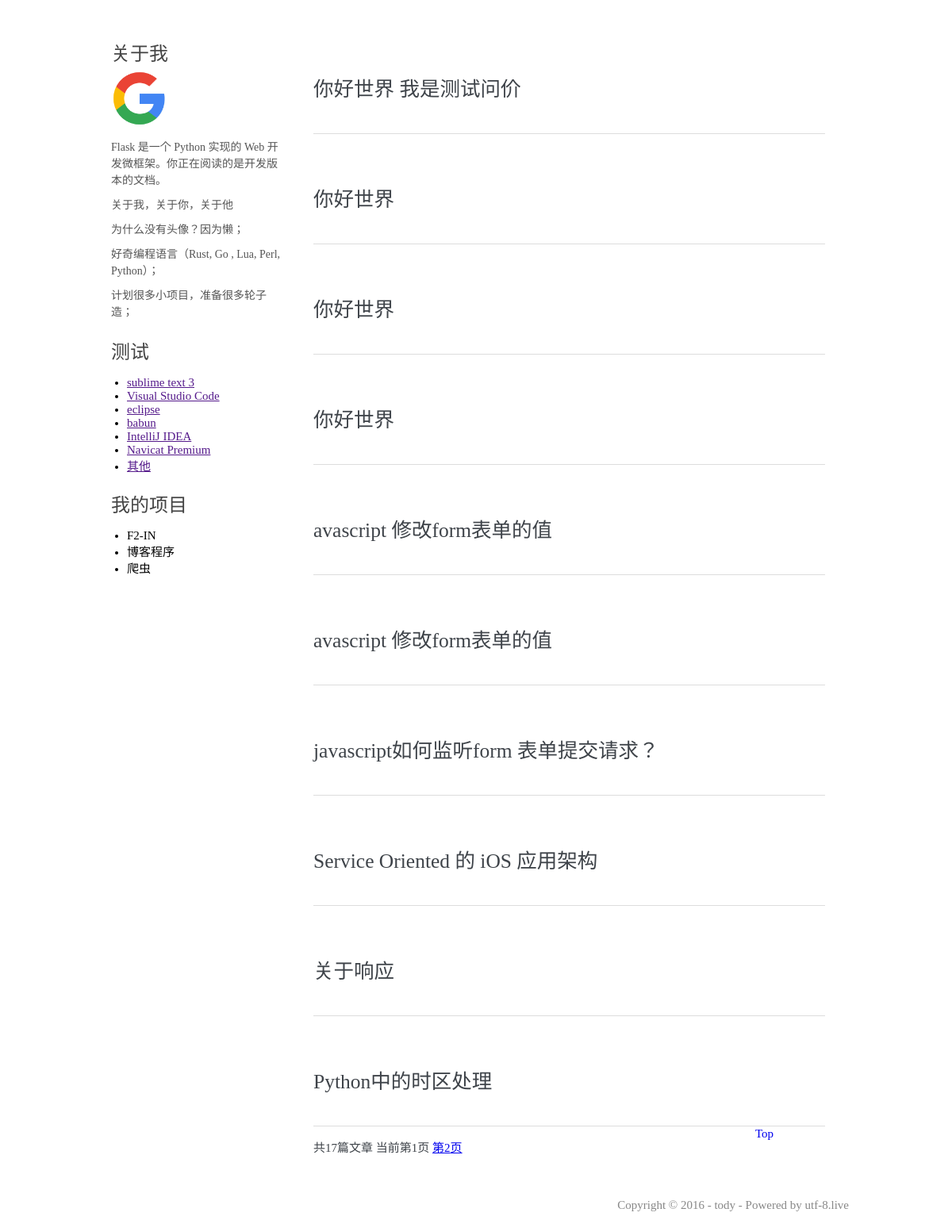
The page / on the database its author committed.
### app/models/box.py (models this page shows, shortened)
class Box(db.Model):
    __tablename__ = 'box'
    id = db.Column(db.Integer, primary_key = True)
    name = db.Column(db.String(120))
    content = db.Column(db.Text)
    type = db.Column(db.Text)
    order = db.Column(db.Integer)

### app/models/post.py (models this page shows, shortened)
class Post(db.Model):
    __tablename__ = 'post'
    id = db.Column(db.Integer, primary_key = True)
    title = db.Column(db.String(120))
    content = db.Column(db.Text)
    created = db.Column(db.DateTime, default=db.func.now())

### app/views.py (the view)
@app.route('/', methods=['GET'])
@app.route('/page/<int:page>', methods=['GET'])
def index(page = 1):
    pagination = Post.query.order_by(Post.id.desc()).paginate(page, per_page = POSTS_PER_PAGE, error_out = False)
    items = pagination.items
    index_boxs = Box.query.filter_by(type="index")
    if len(items) < 1:
        return render_template('404.html'), 404
    return render_template("index.html",
                           title = "主页",
                           posts = items,
                           boxs = index_boxs,
                           total = pagination.total,
                           page = pagination.page,
                           per_page = pagination.per_page)

### app/templates/index.html (shortened to what this page needs)
{% extends "components/base.html" %}
{% block sidebaer %}
    {% for b in boxs %}
    <div class="box">
        <header>
            <h3>
                {{b['name']}}
            </h3>
        </header>
        <sections>
            {% autoescape false %}
            {{b['content']}}
            {% endautoescape %}
        </sections>
    </div>
    {% endfor %}
{% endblock %}
{% block body %}
    {% for p in posts %}
    <article class="i-a">
        <h3 class="i-t">
            <a href="/post/{{p['id']}}">
                {{p['title']}}
            </a>
        </h3>
    </article>
    {% endfor %}
    <div class="pagenav">
        <span>
            共{{total}}篇文章 当前第{{page}}页
            {% if page == 1 %}
                <a href="/page/{{page + 1}}">第{{page + 1}}页</a>
            {% endif %}
        </span>
    </div>
{% endblock %}

### app/templates/components/base.html (shortened to what this page needs)
<!DOCTYPE html>
<html lang="en">
<head>
    <link href="/static/css/pure-min.css" rel="stylesheet" type="text/css" />
    <link href="/static/css/style.css" rel="stylesheet" type="text/css" />
</head>
<body>
    <div class="document">
        <div class="documentwrapper">
            <div class="pure-g main">
                <div class="pure-u-6-24">
                    <aside class="sidebar">
                    {% block sidebaer %}{% endblock %}
                    </aside>
                </div>
                <div class="pure-u-18-24">
                    <div class="body">
                        {% block body %}
                        {% endblock %}
                    </div>
                </div>
            </div>
            {% block footer %}
            <footer>
                Copyright © 2016 - tody - Powered by utf-8.live
            </footer>
            {% endblock %}
        </div>
    </div>
    <a href="#top" class="gotop">Top</a>
</body>
</html>

### app/static/css/pure-min.css (style rules this page uses)
html { font-family:sans-serif;-ms-text-size-adjust:100%;-webkit-text-size-adjust:100% }
body { margin:0 }
article,aside,details,figcaption,figure,footer,header,hgroup,main,menu,nav,section,summary { display:block }
a { background-color:transparent }
img { border:0 }
.pure-g { letter-spacing:-.31em;*letter-spacing:normal;*word-spacing:-.43em;text-rendering:optimizespeed;font-family:FreeSans,Arimo,"Droid Sans",Helvetica,Arial,sans-serif;display:-webkit-flex;-webkit-flex-flow:row wrap;display:-ms-flexbox;-ms-flex-flow:row wrap;-ms-align-content:flex-start;-webkit-align-content:flex-start;align-content:flex-start }
.pure-g [class *="pure-u"] { font-family:sans-serif }
.pure-u-1,.pure-u-1-1,.pure-u-1-2,.pure-u-1-3,.pure-u-2-3,.pure-u-1-4,.pure-u-3-4,.pure-u-1-5,.pure-u-2-5,.pure-u-3-5,.pure-u-4-5,.pure-u-5-5,.pure-u-1-6,.pure-u-5-6,.pure-u-1-8,.pure-u-3-8,.pure-u-5-8,.pure-u-7-8,.pure-u-1-12,.pure-u-5-12,.pure-u-7-12,.pure-u-11-12,.pure-u-1-24,.pure-u-2-24,.pure-u-3-24,.pure-u-4-24,.pure-u-5-24,.pure-u-6-24,.pure-u-7-24,.pure-u-8-24,.pure-u-9-24,.pure-u-10-24,.pure-u-11-24,.pure-u-12-24,.pure-u-13-24,.pure-u-14-24,.pure-u-15-24,.pure-u-16-24,.pure-u-17-24,.pure-u-18-24,.pure-u-19-24,.pure-u-20-24,.pure-u-21-24,.pure-u-22-24,.pure-u-23-24,.pure-u-24-24 { display:inline-block;*display:inline;zoom:1;letter-spacing:normal;word-spacing:normal;vertical-align:top;text-rendering:auto }
.pure-u-1-4,.pure-u-6-24 { width:25%;*width:24.969% }
.pure-u-3-4,.pure-u-18-24 { width:75%;*width:74.969% }

### app/static/css/style.css (style rules this page uses)
body { font-family: 'Georgia', serif; font-size: 17px; background-color: white; color: #000; margin: 0; padding: 0; }
div.document { min-height:100%; width: 940px; margin: 30px auto 0 auto; }
div.documentwrapper { float: left; width: 100%; }
aside.sidebar { padding: 18px 10px; }
.box header h3,h2,h1,h5,h4 { margin: 0 0 5px 0; font-family: 'Garamond', 'Georgia', serif; color: #444; font-weight: normal; padding: 0; }
.box header h3 { font-size: 24px; }
.box sections { font-size:14px; }
.box sections p { line-height: 1.5; color: #555; margin: 10px 0; }
.box sections ul { font-size:15px; display: block; list-style-type: disc; -webkit-margin-before: 1em; -webkit-margin-after: 1em; -webkit-margin-start: 0px; -webkit-margin-end: 0px; -webkit-padding-start: 20px; }
.box { margin-bottom:20px; }
.pure-g [class *="pure-u"] { font-family: 'Georgia', serif; }
div.body { background-color: #ffffff; color: #3E4349; padding: 0 30px 0 30px; }
div.body .i-a { padding:30px 0; border-bottom: 1px solid #ddd; border-top: 1px solid #fff; }
div.body .i-t { font-weight: normal; }
.i-t a { color:#3E4349; text-decoration:none; }
ul, ol { margin: 10px 0 10px 30px; padding: 0; }
div.body h1, div.body h2, div.body h3, div.body h4, div.body h5, div.body h6 { font-family: 'Garamond', 'Georgia', serif; font-weight: normal; margin: 30px 0px 10px 0px; padding: 0; }
div.main { padding-bottom:50px; }
div.body h3 { font-size: 150%; }
.gotop { padding:5px; font-size:15px; border-radius:2px; text-decoration:none; position: fixed; bottom: 100px; right: 220px; cursor: pointer; display: block; }
footer { color: #888; font-size:15px; padding-top:5px; text-align:right; padding-bottom:15px; }
.pagenav { font-size:15px; padding-top:15px; }

### rows shown on the page
Box: name "关于我", content (picture), content "Flask 是一个 Python 实现的 Web 开发微框架。你正在阅读的是开发版本的文档。 关于我，关于你，关于他 为什么没有头像？因为懒； 好奇编程语言（Rust, Go , Lua, Perl, Python）； 计划很多小项目，准备很多轮子造；"
Box: name "测试", content "sublime text 3 Visual Studio Code eclipse babun IntelliJ IDEA Navicat Premium 其他"
Box: name "我的项目", content "F2-IN 博客程序 爬虫"
Post: title "你好世界 我是测试问价"
Post: title "你好世界"
Post: title "你好世界"
Post: title "你好世界"
Post: title "avascript 修改form表单的值"
Post: title "avascript 修改form表单的值"
Post: title "javascript如何监听form 表单提交请求？"
Post: title "Service Oriented 的 iOS 应用架构"
Post: title "关于响应"
Post: title "Python中的时区处理"

### other values the page prints
{{ total }} "17"
{{ page }} "1"
{{ page + 1 }} "2"
